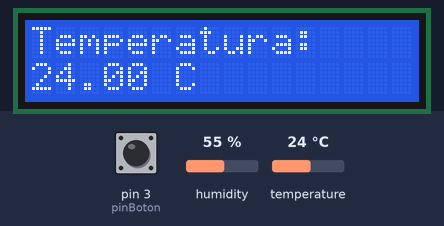
This sketch was run on a simulated Arduino Uno, built with avr-gcc and run on an emulated ATmega328P. Parts: 16×2 character LCD. The test bench sets the inputs (shaded band); at power-on: pin 3 (pinBoton) HIGH, humidity 55 %, temperature 24 °C.

Above: at 1.3 s.
1.4 s: pin 3 (pinBoton) pulled LOW for 3.2 s
At 5.7 s:
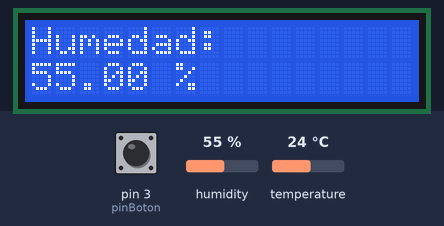
6.1 s: pin 3 (pinBoton) pulled LOW for 0.15 s
At 6.8 s:
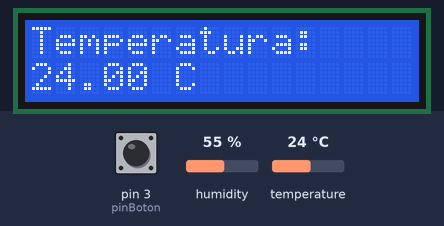
Timing chart, 0 to 9.1 s (numbered marks = the images above; inputs shaded):
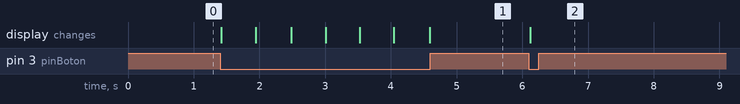

Measured:
- after the input at 1.4 s, the display: changes at once (image 1)
- after the input at 6.1 s, the display: changes at once (image 2)

The sketch:

E2.ino
```cpp
/*---------------------------------------------
  Curso de Desarrollo IoT
  Módulo: Makers
  Clase: 5
  Ejercicio: 2

  PINOUT:
  (DHT11)
  S -> D2

  (Pulsador)
  Term -> D3
---------------------------------------------*/

#include <Wire.h>
#include <LiquidCrystal_I2C.h>
#include <DHT.h>

const int pinDHT = 2;
const int pinBoton = 3;

DHT dht(pinDHT, DHT11);

// Configuración del LCD
int direccion_i2c = 0x27;  // Dirección del dispositivo I2C del LCD
int columnas_lcd = 16;     // Número de columnas del LCD
int filas_lcd = 2;         // Número de filas del LCD

// Crear una instancia de LiquidCrystal_I2C
LiquidCrystal_I2C lcd(direccion_i2c, columnas_lcd, filas_lcd);

const int MODO_TEMPERATURA = 0;
const int MODO_HUMEDAD = 1;

int modoActual = MODO_TEMPERATURA;

void setup() {
  Serial.begin(9600);

  pinMode(pinBoton, INPUT);

  lcd.init();
  lcd.backlight();

  dht.begin();

  mostrarTemperatura();  // Mostrar la temperatura al inicio
}

void loop() {
  if (digitalRead(pinBoton) == LOW) {
    cambiarModo();
    delay(500); // Debounce para evitar múltiples detecciones del botón con un solo toque
  }
}

void cambiarModo() {
  if (modoActual == MODO_TEMPERATURA) {
    mostrarHumedad();
    modoActual = MODO_HUMEDAD;
  } else {
    mostrarTemperatura();
    modoActual = MODO_TEMPERATURA;
  }
}

void mostrarTemperatura() {
  float temperatura = dht.readTemperature();
  lcd.clear();
  lcd.setCursor(0, 0);
  lcd.print("Temperatura:");
  lcd.setCursor(0, 1);
  lcd.print(temperatura);
  lcd.print(" C");
}

void mostrarHumedad() {
  float humedad = dht.readHumidity();
  lcd.clear();
  lcd.setCursor(0, 0);
  lcd.print("Humedad:");
  lcd.setCursor(0, 1);
  lcd.print(humedad);
  lcd.print(" %");
}
```
